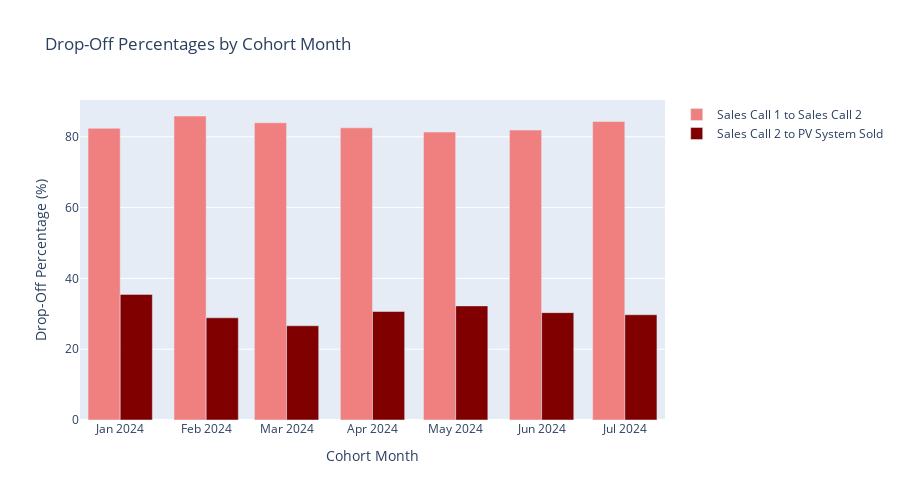

Notebook source saved alongside this figure:
### Code cell
import pandas as pd
import plotly.graph_objects as go



# Filter the data for successful Sales Calls (Sales Call 1 and 2) and PV System Sold
df_successful_sales_calls = df[
    ((df['sales_funnel_steps'] == 'Sales Call 1') & df['case_closed_successful_date'].notna()) |
    ((df['sales_funnel_steps'] == 'Sales Call 2') & df['case_closed_successful_date'].notna()) |
    (df['sales_funnel_steps'] == 'PV System Sold')
]

# Group by cohort_month and sales_funnel_steps to calculate the number of leads at each stage
step_counts = df_successful_sales_calls.groupby(
    ['cohort_month', 'sales_funnel_steps'])['lead_id'].nunique().reset_index(name='lead_count')

# Pivot the data to have sales funnel steps as columns for easier comparison
step_counts_pivot = step_counts.pivot_table(
    index="cohort_month", columns="sales_funnel_steps", values="lead_count", aggfunc="sum").reset_index()

# Calculate the drop-off percentages
step_counts_pivot['Sales Call 1 to Sales Call 2 Drop-Off (%)'] = (
    (1 - (step_counts_pivot['Sales Call 2'] / step_counts_pivot['Sales Call 1'])) * 100
)

step_counts_pivot['Sales Call 2 to PV System Sold Drop-Off (%)'] = (
    (1 - (step_counts_pivot['PV System Sold'] / step_counts_pivot['Sales Call 2'])) * 100
)

# Prepare the data for the plot
drop_off_data = {
    'Cohort Month': step_counts_pivot['cohort_month'],
    'Sales Call 1 to Sales Call 2 Drop-Off (%)': step_counts_pivot['Sales Call 1 to Sales Call 2 Drop-Off (%)'],
    'Sales Call 2 to PV System Sold Drop-Off (%)': step_counts_pivot['Sales Call 2 to PV System Sold Drop-Off (%)']
}

# Create a plotly bar chart for the drop-off percentages
fig = go.Figure()


# Add bars for Sales Call 1 to Sales Call 2 drop-off (light red)
fig.add_trace(go.Bar(
    x=drop_off_data['Cohort Month'],
    y=drop_off_data['Sales Call 1 to Sales Call 2 Drop-Off (%)'],
    name="Sales Call 1 to Sales Call 2",
    marker=dict(color='#f08080')  # light red
))

# Add bars for Sales Call 2 to PV System Sold drop-off (medium red)
fig.add_trace(go.Bar(
    x=drop_off_data['Cohort Month'],
    y=drop_off_data['Sales Call 2 to PV System Sold Drop-Off (%)'],
    name="Sales Call 2 to PV System Sold",
    marker=dict(color='#800000')  # medium red
))

# Update layout
fig.update_layout(
    title="Drop-Off Percentages by Cohort Month",
    xaxis_title="Cohort Month",
    yaxis_title="Drop-Off Percentage (%)",
    height=500,
    barmode='group',  # Group bars to show side by side
    showlegend=True
)

fig.show()

### Figure 1 — Plotly figure (JSON) as saved in the notebook; plotly's stock layout.template omitted (floating-point values rounded to 4 significant figures)
{"data": [{"marker": {"color": "#f08080"}, "name": "Sales Call 1 to Sales Call 2", "type": "bar", "x": ["2024-01", "2024-02", "2024-03", "2024-04", "2024-05", "2024-06", "2024-07"], "y": [82.4, 85.88, 83.96, 82.55, 81.36, 81.92, 84.32]}, {"marker": {"color": "#800000"}, "name": "Sales Call 2 to PV System Sold", "type": "bar", "x": ["2024-01", "2024-02", "2024-03", "2024-04", "2024-05", "2024-06", "2024-07"], "y": [35.48, 28.87, 26.62, 30.64, 32.24, 30.33, 29.73]}], "layout": {"barmode": "group", "height": 500, "showlegend": true, "title": {"text": "Drop-Off Percentages by Cohort Month"}, "xaxis": {"title": {"text": "Cohort Month"}}, "yaxis": {"title": {"text": "Drop-Off Percentage (%)"}}}}
